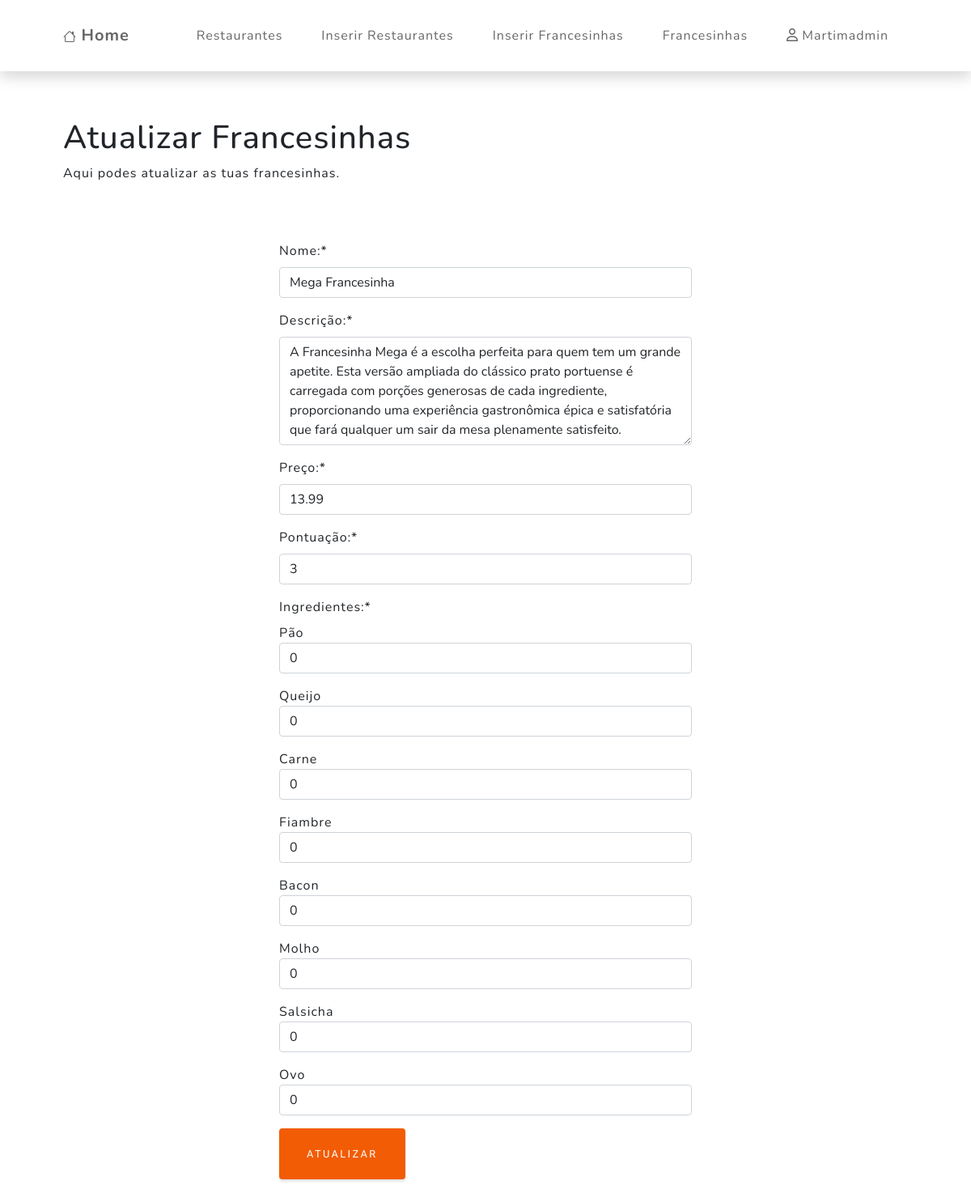
/update_fran.php?id=4 (signed in), run on the app's committed database.
### tables this page shows
CREATE TABLE `ingredientes` (
  `id_ingredientes` int(11) NOT NULL,
  `nome` varchar(45) NOT NULL
);

### update_fran.php (called while the page is built)
<?php include_once "./components/cp_head.php" ?>
<?php include_once "./components/cp_navbar.php" ?>
<?php include_once "./components/cp_update_fran.php" ?>
<?php include_once "./components/cp_footer.php" ?>

### components/cp_update_fran.php (the view, shortened to what this page needs)
<?php
if (isset($_GET['id'])) {
    $id_francesinhas = $_GET['id'];
    $query = "SELECT nome, descricao, preco, pontuacao FROM francesinhas WHERE id_francesinhas = ?";
    $link = new_db_connection();
    $stmt = mysqli_stmt_init($link);
    if (mysqli_stmt_prepare($stmt, $query)) {
        mysqli_stmt_bind_param($stmt, "i", $id_francesinhas);
        mysqli_stmt_execute($stmt);
        mysqli_stmt_bind_result($stmt, $nome, $descricao, $preco, $pontuacao);
    } else {
        echo "Erro ao preparar a query: " . mysqli_error($link);
        mysqli_close($link);
        exit();
    }
    $query_ingredientes = "SELECT ingredientes.id_ingredientes, ingredientes.nome, ingredientes_francesinhas.quantidade
                               FROM ingredientes
                               INNER JOIN ingredientes_francesinhas
                               ON ingredientes.id_ingredientes = ingredientes_francesinhas.ref_ingredientes
                               WHERE ingredientes_francesinhas.ref_francesinhas = ?";
    $stmt = mysqli_stmt_init($link);
    if (mysqli_stmt_prepare($stmt, $query_ingredientes)) {
        mysqli_stmt_bind_param($stmt, "i", $id_francesinhas);
        mysqli_stmt_execute($stmt);
        mysqli_stmt_bind_result($stmt, $id_ingredientes, $ingrediente_nome, $quantidade);
    } else {
        echo "Erro ao preparar a query dos ingredientes: " . mysqli_error($link);
        mysqli_close($link);
        exit();
    }
    $query_all_ingredientes = "SELECT id_ingredientes, nome FROM ingredientes";
    $stmt = mysqli_stmt_init($link);
    $todos_ingredientes = [];
    if (mysqli_stmt_prepare($stmt, $query_all_ingredientes)) {
        mysqli_stmt_execute($stmt);
        mysqli_stmt_bind_result($stmt, $id_ingredientes, $ingrediente_nome);
        while (mysqli_stmt_fetch($stmt)) {
            $todos_ingredientes[] = ['id_ingredientes' => $id_ingredientes, 'nome' => $ingrediente_nome];
        }
    } else {
        echo "Erro ao preparar a query de todos os ingredientes: " . mysqli_error($link);
        mysqli_close($link);
        exit();
    }
} else {
    echo "ID da francesinha não especificado.";
    exit();
}
?>
<section class="sec-filmes pb-5" id="lista-filmes">
    <div class="container px-lg-5 pt-3">
        <div class="row justify-content-center">
            <?php
            include_once "./components/cp_intro_update_fran.php";
            ?>
            <form class="col-6" action="./scripts/sc_update_fran.php" method="post" enctype="multipart/form-data" class="was-validated">
                <div class="mb-3 mt-3">
                    <label for="nome" class="form-label">Nome:*</label>
                    <input type="text" class="form-control" id="nome" name="nome" value="<?= $nome ?>" required>
                </div>
                <div class="mb-3 mt-3">
                    <label for="descricao" class="form-label">Descrição:*</label>
                    <textarea class="form-control" id="descricao" name="descricao" rows="5" required><?= $descricao ?></textarea>
                </div>
                <div class="mb-3 mt-3">
                    <label for="preco" class="form-label">Preço:*</label>
                    <input type="number" step="0.01" class="form-control" id="preco" name="preco" value="<?= $preco ?>" required>
                </div>
                <div class="mb-3 mt-3">
                    <label for="pontuacao" class="form-label">Pontuação:*</label>
                    <input type="number" class="form-control" id="pontuacao" name="pontuacao" value="<?= $pontuacao ?>" min="0" max="5" required>
                </div>
                <div class="mb-3 mt-3">
                    <label for="ingredientes" class="form-label">Ingredientes:*</label>
                    <?php
                    foreach ($todos_ingredientes as $ingrediente) {
                        $quantidade = 0;
                        echo "<div class='mb-3'>";
                        echo "<label for='ingrediente_" . $ingrediente['id_ingredientes'] . "'>" . $ingrediente['nome'] . "</label>";
                        echo "<input type='number' class='form-control' id='ingrediente_" . $ingrediente['id_ingredientes'] . "' name='ingredientes[" . $ingrediente['id_ingredientes'] . "]' value='" . $quantidade . "' min='0'>";
                        echo "</div>";
                    }
                    ?>
                </div>
                <button type="submit" class="btn btn-primary">Atualizar</button>
            </form>
        </div>
    </div>
</section>

### data on the page
ingredientes: nome "Pão", value "0"
ingredientes: nome "Queijo", value "0"
ingredientes: nome "Carne", value "0"
ingredientes: nome "Fiambre", value "0"
ingredientes: nome "Bacon", value "0"
ingredientes: nome "Molho", value "0"
ingredientes: nome "Salsicha", value "0"
ingredientes: nome "Ovo", value "0"

### other printed values
$_SESSION['user'] "Martimadmin"
